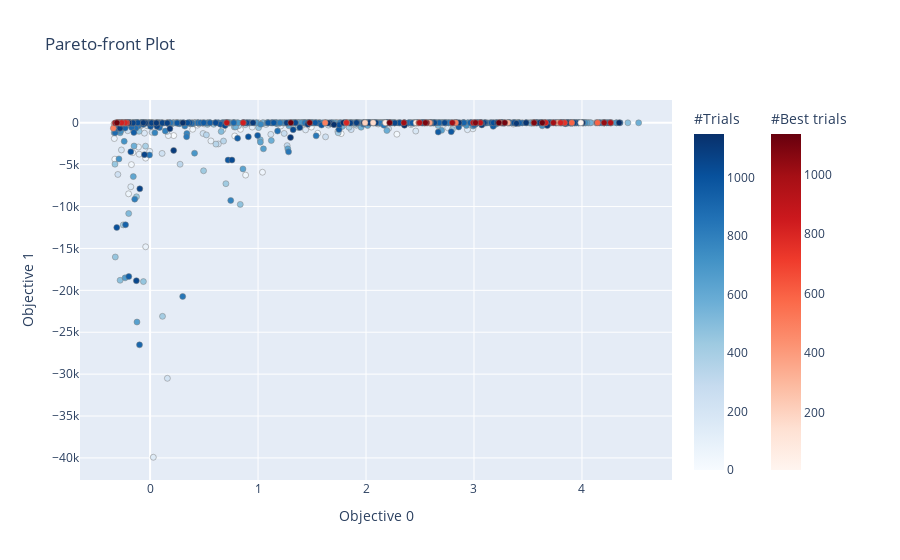

The cell this chart's notebook holds for it:
### Code cell
from optuna.visualization import *

plot_pareto_front(study_skl)

### Figure 1 — Plotly figure (JSON) as saved in the notebook; plotly's stock layout.template omitted (floating-point values rounded to 4 significant figures; data arrays with more than 128 entries replaced by an {"elided": "..."} marker saying what was removed)
{"data": [{"hovertemplate": "%{text}<extra>Trial</extra>", "marker": {"color": {"elided": "1093 int values"}, "colorbar": {"title": {"text": "#Trials"}}, "colorscale": [[0, "rgb(247,251,255)"], [0.125, "rgb(222,235,247)"], [0.25, "rgb(198,219,239)"], [0.375, "rgb(158,202,225)"], [0.5, "rgb(107,174,214)"], [0.625, "rgb(66,146,198)"], [0.75, "rgb(33,113,181)"], [0.875, "rgb(8,81,156)"], [1, "rgb(8,48,107)"]], "line": {"color": "Grey", "width": 0.5}}, "mode": "markers", "showlegend": false, "text": {"elided": "1093 str values"}, "type": "scatter", "x": {"elided": "1093 float values"}, "y": {"elided": "1093 float values"}}, {"hovertemplate": "%{text}<extra>Best Trial</extra>", "marker": {"color": [6, 55, 60, 68, 150, 168, 177, 201, 204, 313, 331, 379, 387, 391, 494, 497, 501, 526, 552, 558, 562, 566, 590, 594, 625, 627, 674, 744, 786, 795, 796, 813, 819, 830, 832, 904, 907, 911, 927, 945, 955, 994, 1001, 1002, 1027, 1066, 1071, 1081, 1088, 1093, 1103, 1107, 1116, 1121, 1128, 1137], "colorbar": {"title": {"text": "#Best trials"}, "x": 1.1, "xpad": 40}, "colorscale": [[0, "rgb(255,245,240)"], [0.125, "rgb(254,224,210)"], [0.25, "rgb(252,187,161)"], [0.375, "rgb(252,146,114)"], [0.5, "rgb(251,106,74)"], [0.625, "rgb(239,59,44)"], [0.75, "rgb(203,24,29)"], [0.875, "rgb(165,15,21)"], [1, "rgb(103,0,13)"]], "line": {"color": "Grey", "width": 0.5}}, "mode": "markers", "showlegend": false, "text": ["{<br>  \"number\": 6,<br>  \"values\": [<br>    3.9894377684085187,<br>    1.2948296172079052<br>  ],<br>  \"params\": {<br>    \"bw\": 0.02948964094876737,<br>    \"N\": 37922<br>  }<br>}", "{<br>  \"number\": 55,<br>  \"values\": [<br>    -0.33173525532543907,<br>    -119.33669874001868<br>  ],<br>  \"params\": {<br>    \"bw\": 0.02003218772312822,<br>    \"N\": 106<br>  }<br>}", "{<br>  \"number\": 60,<br>  \"values\": [<br>    2.180009549557778,<br>    0.25610786139564196<br>  ],<br>  \"params\": {<br>    \"bw\": 0.04254465280112296,<br>    \"N\": 4675<br>  }<br>}", "{<br>  \"number\": 68,<br>  \"values\": [<br>    2.4636413118208247,<br>    0.46931091620517956<br>  ],<br>  \"params\": {<br>    \"bw\": 0.033638144017233994,<br>    \"N\": 6621<br>  }<br>}", "{<br>  \"number\": 150,<br>  \"values\": [<br>    2.5693961552240974,<br>    0.751197574390856<br>  ],<br>  \"params\": {<br>    \"bw\": 0.04254465280112296,<br>    \"N\": 7378<br>  }<br>}", "{<br>  \"number\": 168,<br>  \"values\": [<br>    2.0658364924347983,<br>    0.16984966164156295<br>  ],<br>  \"params\": {<br>    \"bw\": 0.05167253530347395,<br>    \"N\": 4058<br>  }<br>}", "{<br>  \"number\": 177,<br>  \"values\": [<br>    -0.24402610600224375,<br>    -1.3720300725891568<br>  ],<br>  \"params\": {<br>    \"bw\": 0.11798869561889183,<br>    \"N\": 124<br>  }<br>}", "{<br>  \"number\": 201,<br>  \"values\": [<br>    -0.3315535099779479,<br>    -117.8645198518295<br>  ],<br>  \"params\": {<br>    \"bw\": 0.020506638858393718,<br>    \"N\": 103<br>  }<br>}", "{<br>  \"number\": 204,<br>  \"values\": [<br>    1.9906843988191933,<br>    -0.09503901839046097<br>  ],<br>  \"params\": {<br>    \"bw\": 0.07815941636331289,<br>    \"N\": 3434<br>  }<br>}", "{<br>  \"number\": 313,<br>  \"values\": [<br>    -0.2988509700865772,<br>    -2.5695652289446866<br>  ],<br>  \"params\": {<br>    \"bw\": 0.33325244400017495,<br>    \"N\": 103<br>  }<br>}", "{<br>  \"number\": 331,<br>  \"values\": [<br>    3.313119948674092,<br>    1.0560000876571634<br>  ],<br>  \"params\": {<br>    \"bw\": 0.033638144017233994,<br>    \"N\": 17199<br>  }<br>}", "{<br>  \"number\": 379,<br>  \"values\": [<br>    2.5898337665746323,<br>    0.7528348965232243<br>  ],<br>  \"params\": {<br>    \"bw\": 0.04242122984785713,<br>    \"N\": 7413<br>  }<br>}", "{<br>  \"number\": 387,<br>  \"values\": [<br>    1.8204836920238865,<br>    -0.19405942207484633<br>  ],<br>  \"params\": {<br>    \"bw\": 0.07815941636331289,<br>    \"N\": 2726<br>  }<br>}", "{<br>  \"number\": 391,<br>  \"values\": [<br>    3.7774381963330987,<br>    1.1620546119449386<br>  ],<br>  \"params\": {<br>    \"bw\": 0.033638144017233994,<br>    \"N\": 28714<br>  }<br>}", "{<br>  \"number\": 494,<br>  \"values\": [<br>    -0.3403290507324741,<br>    -654.490063627361<br>  ],<br>  \"params\": {<br>    \"bw\": 0.009065316719866684,<br>    \"N\": 101<br>  }<br>}", "{<br>  \"number\": 497,<br>  \"values\": [<br>    1.6210676218336606,<br>    -0.29188147934923775<br>  ],<br>  \"params\": {<br>    \"bw\": 0.07815941636331289,<br>    \"N\": 2304<br>  }<br>}", "{<br>  \"number\": 501,<br>  \"values\": [<br>    2.83004653493376,<br>    0.8258912254420403<br>  ],<br>  \"params\": {<br>    \"bw\": 0.04242122984785713,<br>    \"N\": 9820<br>  }<br>}", "{<br>  \"number\": 526,<br>  \"values\": [<br>    -0.28341742670668635,<br>    -2.347677779096315<br>  ],<br>  \"params\": {<br>    \"bw\": 0.11800072344440697,<br>    \"N\": 110<br>  }<br>}", "{<br>  \"number\": 552,<br>  \"values\": [<br>    3.2410704696433617,<br>    1.0349593424828702<br>  ],<br>  \"params\": {<br>    \"bw\": 0.033638144017233994,<br>    \"N\": 15553<br>  }<br>}", "{<br>  \"number\": 558,<br>  \"values\": [<br>    -0.25771960026360496,<br>    -1.4269578869445716<br>  ],<br>  \"params\": {<br>    \"bw\": 0.11387591808607878,<br>    \"N\": 124<br>  }<br>}", "{<br>  \"number\": 562,<br>  \"values\": [<br>    2.488866783353764,<br>    0.47369902309962375<br>  ],<br>  \"params\": {<br>    \"bw\": 0.04242122984785713,<br>    \"N\": 6296<br>  }<br>}", "{<br>  \"number\": 566,<br>  \"values\": [<br>    -0.31806173676200883,<br>    -14.827313023579686<br>  ],<br>  \"params\": {<br>    \"bw\": 0.053688839278414544,<br>    \"N\": 101<br>  }<br>}", "{<br>  \"number\": 590,<br>  \"values\": [<br>    4.14445298928457,<br>    1.3341846884354909<br>  ],<br>  \"params\": {<br>    \"bw\": 0.028356679175736164,<br>    \"N\": 41244<br>  }<br>}", "{<br>  \"number\": 594,<br>  \"values\": [<br>    3.9060203335056416,<br>    1.2718610961598138<br>  ],<br>  \"params\": {<br>    \"bw\": 0.027754778868795456,<br>    \"N\": 33535<br>  }<br>}", "{<br>  \"number\": 625,<br>  \"values\": [<br>    3.6519975194969128,<br>    1.0806569957551706<br>  ],<br>  \"params\": {<br>    \"bw\": 0.033638144017233994,<br>    \"N\": 24185<br>  }<br>}", "{<br>  \"number\": 627,<br>  \"values\": [<br>    3.555103096638154,<br>    1.0635349012176614<br>  ],<br>  \"params\": {<br>    \"bw\": 0.033638144017233994,<br>    \"N\": 21401<br>  }<br>}", "{<br>  \"number\": 674,<br>  \"values\": [<br>    -0.3059935749360598,<br>    -4.851940792750483<br>  ],<br>  \"params\": {<br>    \"bw\": 0.08571562214476401,<br>    \"N\": 103<br>  }<br>}", "{<br>  \"number\": 744,<br>  \"values\": [<br>    3.8396711732078366,<br>    1.240216003851272<br>  ],<br>  \"params\": {<br>    \"bw\": 0.02647669055350834,<br>    \"N\": 30990<br>  }<br>}", "{<br>  \"number\": 786,<br>  \"values\": [<br>    -0.21531140049857875,<br>    -1.2500802931149764<br>  ],<br>  \"params\": {<br>    \"bw\": 0.14173053594658555,<br>    \"N\": 124<br>  }<br>}", "{<br>  \"number\": 795,<br>  \"values\": [<br>    -0.2298146633642015,<br>    -1.3267852531508437<br>  ],<br>  \"params\": {<br>    \"bw\": 0.12243177081264024,<br>    \"N\": 124<br>  }<br>}", "{<br>  \"number\": 796,<br>  \"values\": [<br>    1.8185830430340917,<br>    -0.22588198530889217<br>  ],<br>  \"params\": {<br>    \"bw\": 0.05740400423686335,<br>    \"N\": 2726<br>  }<br>}", "{<br>  \"number\": 813,<br>  \"values\": [<br>    3.8027205623418414,<br>    1.2217677701455136<br>  ],<br>  \"params\": {<br>    \"bw\": 0.026008873065468084,<br>    \"N\": 29608<br>  }<br>}", "{<br>  \"number\": 819,<br>  \"values\": [<br>    -0.2628391749063179,<br>    -2.137331827611154<br>  ],<br>  \"params\": {<br>    \"bw\": 0.2831116731834433,<br>    \"N\": 120<br>  }<br>}", "{<br>  \"number\": 830,<br>  \"values\": [<br>    0.8621873925301893,<br>    -0.7529588367738568<br>  ],<br>  \"params\": {<br>    \"bw\": 0.07815941636331289,<br>    \"N\": 908<br>  }<br>}", "{<br>  \"number\": 832,<br>  \"values\": [<br>    3.664104220543415,<br>    1.1118269382376873<br>  ],<br>  \"params\": {<br>    \"bw\": 0.031256806931218746,<br>    \"N\": 24893<br>  }<br>}", "{<br>  \"number\": 904,<br>  \"values\": [<br>    0.709968426516758,<br>    -0.7772766106046248<br>  ],<br>  \"params\": {<br>    \"bw\": 0.11387591808607878,<br>    \"N\": 735<br>  }<br>}", "{<br>  \"number\": 907,<br>  \"values\": [<br>    3.0590153678369907,<br>    0.9496668396363336<br>  ],<br>  \"params\": {<br>    \"bw\": 0.034611976066155875,<br>    \"N\": 12300<br>  }<br>}", "{<br>  \"number\": 911,<br>  \"values\": [<br>    2.9928987299761136,<br>    0.9237555909804422<br>  ],<br>  \"params\": {<br>    \"bw\": 0.03436198504375621,<br>    \"N\": 11298<br>  }<br>}", "{<br>  \"number\": 927,<br>  \"values\": [<br>    -0.32330364747127793,<br>    -21.871800318420426<br>  ],<br>  \"params\": {<br>    \"bw\": 0.0452771343481973,<br>    \"N\": 101<br>  }<br>}", "{<br>  \"number\": 945,<br>  \"values\": [<br>    4.26548997341907,<br>    1.3611507331721049<br>  ],<br>  \"params\": {<br>    \"bw\": 0.028356679175736164,<br>    \"N\": 47955<br>  }<br>}", "{<br>  \"number\": 955,<br>  \"values\": [<br>    2.495995448919107,<br>    0.6006852600630235<br>  ],<br>  \"params\": {<br>    \"bw\": 0.038737117142796075,<br>    \"N\": 6621<br>  }<br>}", "{<br>  \"number\": 994,<br>  \"values\": [<br>    3.73606464003274,<br>    1.1565641683556205<br>  ],<br>  \"params\": {<br>    \"bw\": 0.026008873065468084,<br>    \"N\": 27453<br>  }<br>}", "{<br>  \"number\": 1001,<br>  \"values\": [<br>    2.7989533633110657,<br>    0.8243086680993806<br>  ],<br>  \"params\": {<br>    \"bw\": 0.033638144017233994,<br>    \"N\": 9820<br>  }<br>}", "{<br>  \"number\": 1002,<br>  \"values\": [<br>    2.350570893172311,<br>    0.3275906604521877<br>  ],<br>  \"params\": {<br>    \"bw\": 0.0452771343481973,<br>    \"N\": 5175<br>  }<br>}", "{<br>  \"number\": 1027,<br>  \"values\": [<br>    4.205691369765909,<br>    1.35724913749693<br>  ],<br>  \"params\": {<br>    \"bw\": 0.026548879359464234,<br>    \"N\": 45151<br>  }<br>}", "{<br>  \"number\": 1066,<br>  \"values\": [<br>    2.5614416989719064,<br>    0.6299886567365993<br>  ],<br>  \"params\": {<br>    \"bw\": 0.04242122984785713,<br>    \"N\": 6621<br>  }<br>}", "{<br>  \"number\": 1071,<br>  \"values\": [<br>    3.0141007238619504,<br>    0.9256672210536002<br>  ],<br>  \"params\": {<br>    \"bw\": 0.034611976066155875,<br>    \"N\": 11679<br>  }<br>}", "{<br>  \"number\": 1081,<br>  \"values\": [<br>    3.5567456182411483,<br>    1.0706253580715503<br>  ],<br>  \"params\": {<br>    \"bw\": 0.033638144017233994,<br>    \"N\": 21887<br>  }<br>}", "{<br>  \"number\": 1088,<br>  \"values\": [<br>    2.5501909947827177,<br>    0.6251254627176024<br>  ],<br>  \"params\": {<br>    \"bw\": 0.0452771343481973,<br>    \"N\": 6824<br>  }<br>}", "{<br>  \"number\": 1093,<br>  \"values\": [<br>    1.4780931886432174,<br>    -0.6007192643103504<br>  ],<br>  \"params\": {<br>    \"bw\": 0.08571562214476401,<br>    \"N\": 1578<br>  }<br>}", "{<br>  \"number\": 1103,<br>  \"values\": [<br>    3.2851083137520716,<br>    1.0520140806099418<br>  ],<br>  \"params\": {<br>    \"bw\": 0.033638144017233994,<br>    \"N\": 16409<br>  }<br>}", "{<br>  \"number\": 1107,<br>  \"values\": [<br>    2.2190142806304625,<br>    0.29275153030327605<br>  ],<br>  \"params\": {<br>    \"bw\": 0.04254465280112296,<br>    \"N\": 4938<br>  }<br>}", "{<br>  \"number\": 1116,<br>  \"values\": [<br>    -0.30732401319949837,<br>    -4.868734712316649<br>  ],<br>  \"params\": {<br>    \"bw\": 0.08737940071312406,<br>    \"N\": 101<br>  }<br>}", "{<br>  \"number\": 1121,<br>  \"values\": [<br>    3.6323684008249706,<br>    1.0740921529949439<br>  ],<br>  \"params\": {<br>    \"bw\": 0.027252681762858937,<br>    \"N\": 24185<br>  }<br>}", "{<br>  \"number\": 1128,<br>  \"values\": [<br>    1.3033167572270115,<br>    -0.6715547318090024<br>  ],<br>  \"params\": {<br>    \"bw\": 0.07815941636331289,<br>    \"N\": 1559<br>  }<br>}", "{<br>  \"number\": 1137,<br>  \"values\": [<br>    3.230372086099715,<br>    1.03183026027818<br>  ],<br>  \"params\": {<br>    \"bw\": 0.03436198504375621,<br>    \"N\": 15493<br>  }<br>}"], "type": "scatter", "x": [3.989, -0.3317, 2.18, 2.464, 2.569, 2.066, -0.244, -0.3316, 1.991, -0.2989, 3.313, 2.59, 1.82, 3.777, -0.3403, 1.621, 2.83, -0.2834, 3.241, -0.2577, 2.489, -0.3181, 4.144, 3.906, 3.652, 3.555, -0.306, 3.84, -0.2153, -0.2298, 1.819, 3.803, -0.2628, 0.8622, 3.664, 0.71, 3.059, 2.993, -0.3233, 4.265, 2.496, 3.736, 2.799, 2.351, 4.206, 2.561, 3.014, 3.557, 2.55, 1.478, 3.285, 2.219, -0.3073, 3.632, 1.303, 3.23], "y": [1.295, -119.3, 0.2561, 0.4693, 0.7512, 0.1698, -1.372, -117.9, -0.09504, -2.57, 1.056, 0.7528, -0.1941, 1.162, -654.5, -0.2919, 0.8259, -2.348, 1.035, -1.427, 0.4737, -14.83, 1.334, 1.272, 1.081, 1.064, -4.852, 1.24, -1.25, -1.327, -0.2259, 1.222, -2.137, -0.753, 1.112, -0.7773, 0.9497, 0.9238, -21.87, 1.361, 0.6007, 1.157, 0.8243, 0.3276, 1.357, 0.63, 0.9257, 1.071, 0.6251, -0.6007, 1.052, 0.2928, -4.869, 1.074, -0.6716, 1.032]}], "layout": {"title": {"text": "Pareto-front Plot"}, "xaxis": {"title": {"text": "Objective 0"}}, "yaxis": {"title": {"text": "Objective 1"}}}}
